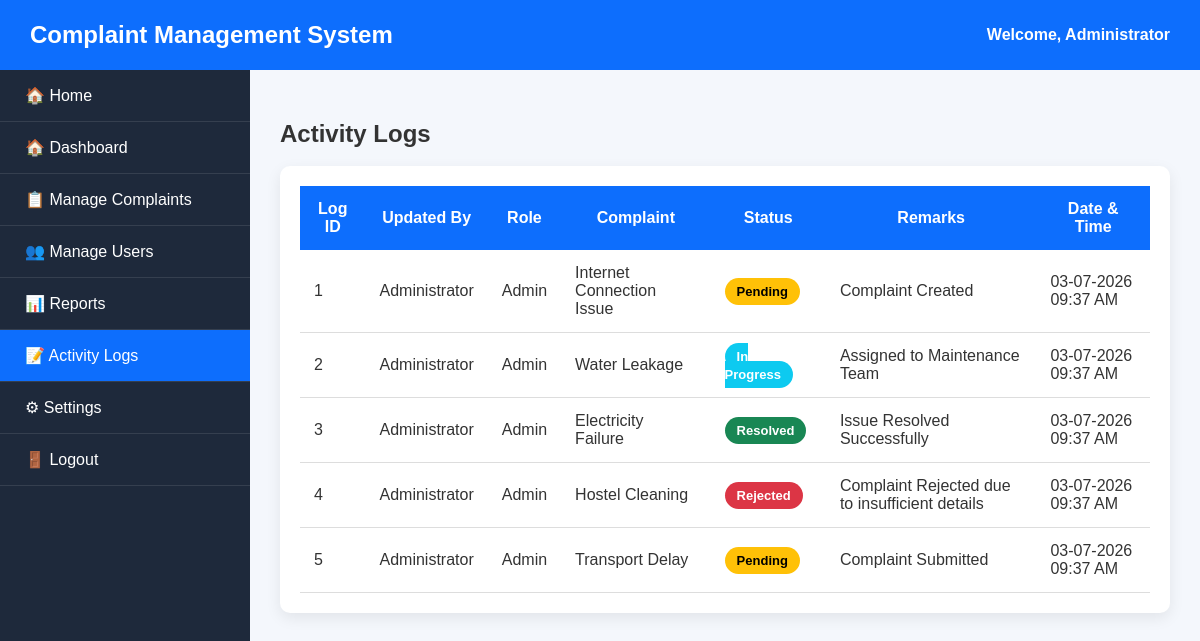
The app's page /admin/activity_logs.php with its own data.
### tables this page shows
CREATE TABLE complaint_logs (

    id INT AUTO_INCREMENT PRIMARY KEY,

    complaint_id INT NOT NULL,

    status ENUM(
        'Pending',
        'In Progress',
        'Resolved',
        'Rejected'
    ) NOT NULL,

    remarks TEXT,

    updated_by INT NOT NULL,

    created_at TIMESTAMP DEFAULT CURRENT_TIMESTAMP,

    FOREIGN KEY (complaint_id)
    REFERENCES complaints(id)
    ON DELETE CASCADE,

    FOREIGN KEY (updated_by)
    REFERENCES users(id)
    ON DELETE CASCADE

);

CREATE TABLE complaints (

    id INT AUTO_INCREMENT PRIMARY KEY,

    user_id INT NOT NULL,

    title VARCHAR(255) NOT NULL,

    category VARCHAR(100) NOT NULL,

    priority ENUM('Low','Medium','High') DEFAULT 'Medium',

    description TEXT NOT NULL,

    attachment VARCHAR(255),

    status ENUM(
        'Pending',
        'In Progress',
        'Resolved',
        'Rejected'
    ) DEFAULT 'Pending',

    admin_remarks TEXT,

    created_at TIMESTAMP DEFAULT CURRENT_TIMESTAMP,

    updated_at TIMESTAMP DEFAULT CURRENT_TIMESTAMP
    ON UPDATE CURRENT_TIMESTAMP,

    FOREIGN KEY (user_id)
    REFERENCES users(id)
    ON DELETE CASCADE

);

### admin/activity_logs.php (the view, shortened to what this page needs)
<?php
require_once "../db_connect.php";
$admin = "Administrator";
$sql = "SELECT
            complaint_logs.id,
            complaint_logs.complaint_id,
            complaint_logs.status,
            complaint_logs.remarks,
            complaint_logs.created_at,
            users.full_name,
            users.role,
            complaints.title
        FROM complaint_logs
        LEFT JOIN users
            ON complaint_logs.updated_by = users.id
        LEFT JOIN complaints
            ON complaint_logs.complaint_id = complaints.id
        ORDER BY complaint_logs.created_at DESC";
$stmt = $conn->prepare($sql);
$stmt->execute();
$logs = $stmt->fetchAll(PDO::FETCH_ASSOC);
?>
<!DOCTYPE html>
<html>
<head>
<link rel="stylesheet" href="../assets/admin.css">
<link rel="stylesheet" href="../assets/responsive.css">
</head>
<body>
<div class="admin-header">
<h2>Complaint Management System</h2>
<div class="admin-name">
Welcome, <?php echo $admin; ?>
</div>
</div>
<div class="sidebar">
<ul>
<li><a href="../index.php">🏠 Home</a></li>
<li><a href="dashboard.php">🏠 Dashboard</a></li>
<li><a href="complaints.php">📋 Manage Complaints</a></li>
<li><a href="users.php">👥 Manage Users</a></li>
<li><a href="reports.php">📊 Reports</a></li>
<li class="active">
<a href="activity_logs.php">📝 Activity Logs</a>
</li>
<li><a href="settings.php">⚙ Settings</a></li>
<li><a href="../logout.php">🚪 Logout</a></li>
</ul>
</div>
<div class="main-content">
<h2>Activity Logs</h2>
<br>
<div class="table-container">
<table>
<tr>
<th>Log ID</th>
<th>Updated By</th>
<th>Role</th>
<th>Complaint</th>
<th>Status</th>
<th>Remarks</th>
<th>Date & Time</th>
</tr>
<?php
if(count($logs)>0)
{
foreach($logs as $row)
{
?>
<tr>
<td>
<?php echo $row['id']; ?>
</td>
<td>
<?php
echo !empty($row['full_name'])
? htmlspecialchars($row['full_name'])
: "Administrator";
?>
</td>
<td>
<?php
echo !empty($row['role'])
? ucfirst($row['role'])
: "Admin";
?>
</td>
<td>
<?php
echo !empty($row['title'])
? htmlspecialchars($row['title'])
: "Complaint #".$row['complaint_id'];
?>
</td>
<td>
<?php
if($row['status']=="Pending")
{
    echo "<span class='status pending'>Pending</span>";
}
elseif($row['status']=="In Progress")
{
    echo "<span class='status progress'>In Progress</span>";
}
elseif($row['status']=="Resolved")
{
    echo "<span class='status resolved'>Resolved</span>";
}
elseif($row['status']=="Rejected")
{
    echo "<span class='status rejected'>Rejected</span>";
}
else
{
    echo htmlspecialchars($row['status']);
}
?>
</td>
<td>
<?php echo htmlspecialchars($row['remarks']); ?>
</td>
<td>
<?php echo date("d-m-Y h:i A", strtotime($row['created_at'])); ?>
</td>
</tr>
<?php
}
}
?>
</table>
</div>
</div>
</body>
</html>

### assets/admin.css (style rules this page uses)
* { margin:0; padding:0; box-sizing:border-box; font-family:Arial, Helvetica, sans-serif; }
body { background:#f4f7fc; color:#333; }
.admin-header { width:100%; height:70px; background:#0d6efd; color:#fff; display:flex; justify-content:space-between; align-items:center; padding:0 30px; position:fixed; top:0; left:0; z-index:1000; }
.admin-header h2 { font-size:24px; }
.admin-header .admin-name { font-size:16px; font-weight:bold; }
.sidebar { position:fixed; top:70px; left:0; width:250px; height:100%; background:#1e293b; overflow-y:auto; }
.sidebar ul { list-style:none; }
.sidebar ul li { border-bottom:1px solid rgba(255,255,255,.1); }
.sidebar ul li a { display:block; color:#fff; text-decoration:none; padding:16px 25px; transition:.3s; }
.sidebar ul li a:hover, .sidebar ul li.active a { background:#0d6efd; }
.main-content { margin-left:250px; margin-top:90px; padding:30px; }
.table-container { background:#fff; padding:20px; border-radius:10px; box-shadow:0 5px 15px rgba(0,0,0,.08); overflow-x:auto; }
table { width:100%; border-collapse:collapse; }
table th { background:#0d6efd; color:#fff; padding:14px; }
table td { padding:14px; border-bottom:1px solid #ddd; }
.status { padding:6px 12px; border-radius:20px; color:#fff; font-size:13px; font-weight:bold; }
.pending { background:#ffc107; color:#000; }
.progress { background:#0dcaf0; }
.resolved { background:#198754; }
.rejected { background:#dc3545; }

### records on screen
complaint_logs: id "1", complaint.title "Internet Connection Issue", status "Pending", remarks "Complaint Created", created_at "03-07-2026 09:37 AM"
complaint_logs: id "2", complaint.title "Water Leakage", status "In Progress", remarks "Assigned to Maintenance Team", created_at "03-07-2026 09:37 AM"
complaint_logs: id "3", complaint.title "Electricity Failure", status "Resolved", remarks "Issue Resolved Successfully", created_at "03-07-2026 09:37 AM"
complaint_logs: id "4", complaint.title "Hostel Cleaning", status "Rejected", remarks "Complaint Rejected due to insufficient details", created_at "03-07-2026 09:37 AM"
complaint_logs: id "5", complaint.title "Transport Delay", status "Pending", remarks "Complaint Submitted", created_at "03-07-2026 09:37 AM"

### other values on screen
$admin "Administrator"
